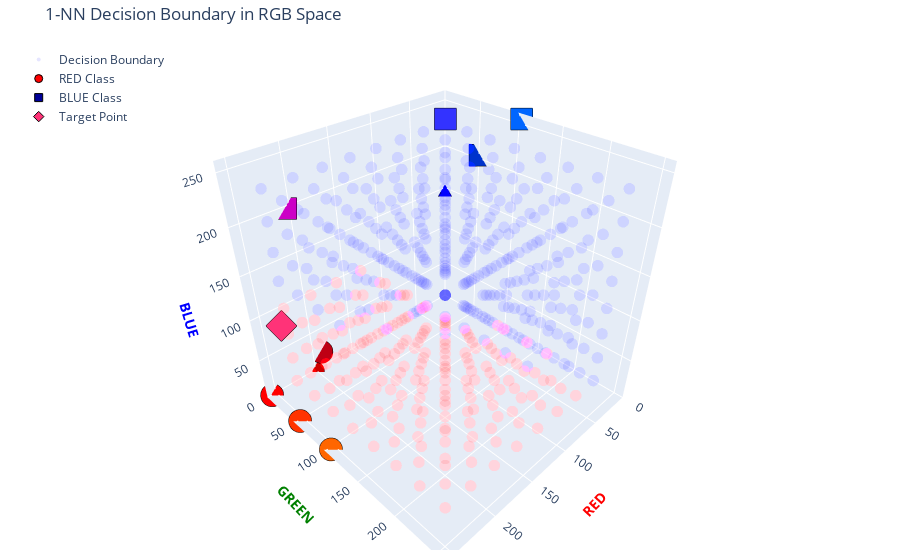

The notebook cell saved with this chart:
### Code cell
import numpy as np
import plotly.graph_objects as go
from scipy.spatial import KDTree

# Original data
data = [[[255,0,0],"RED"], [[255,51,0],"RED"], [[255,102,0],"RED"], 
        [[204,0,0],"RED"], [[190,0,20],"RED"], [[0,0,153],"BLUE"], 
        [[0,51,204],"BLUE"], [[51,51,255],"BLUE"], [[0,102,255], "BLUE"], 
        [[204,0,198],"BLUE"]]

# Prepare training data
points = np.array([d[0] for d in data])
labels = np.array([1 if d[1] == "RED" else 0 for d in data])  # 1=RED, 0=BLUE

# Create KDTree for 1-NN
tree = KDTree(points)

# Create a grid of points in RGB space
step = 32  # Larger step for performance, reduce for higher resolution
grid_r = np.arange(0, 256, step)
grid_g = np.arange(0, 256, step)
grid_b = np.arange(0, 256, step)
R, G, B = np.meshgrid(grid_r, grid_g, grid_b)
grid_points = np.vstack([R.ravel(), G.ravel(), B.ravel()]).T

# Predict class for each grid point
_, indices = tree.query(grid_points)
pred_labels = labels[indices]

# Create plot
fig1 = go.Figure()

# Add grid points (decision boundary)
fig1.add_trace(go.Scatter3d(
    x=grid_points[:, 0],
    y=grid_points[:, 1],
    z=grid_points[:, 2],
    mode='markers',
    marker=dict(
        size=4,
        color=pred_labels,
        colorscale=[[0, 'rgba(0,0,255,0.1)'], [1, 'rgba(255,0,0,0.1)']],
        line=dict(width=0)
    ),
    name='Decision Boundary'
))

# Add original points
red_points = np.array([d[0] for d in data if d[1] == "RED"])
blue_points = np.array([d[0] for d in data if d[1] == "BLUE"])
target_point =  np.array([[255,51,120]])

# RED points
fig1.add_trace(go.Scatter3d(
    x=red_points[:, 0],
    y=red_points[:, 1],
    z=red_points[:, 2],
    mode='markers',
    marker=dict(
        size=8,
        color=['rgb({},{},{})'.format(r,g,b) for r,g,b in red_points],
        line=dict(width=1, color='black')
    ),
    name='RED Class'
))

# BLUE points
fig1.add_trace(go.Scatter3d(
    x=blue_points[:, 0],
    y=blue_points[:, 1],
    z=blue_points[:, 2],
    mode='markers',
    marker=dict(
        size=8,
        color=['rgb({},{},{})'.format(r,g,b) for r,g,b in blue_points],
        symbol='square',
        line=dict(width=1, color='black')
    ),
    name='BLUE Class'
))

# Target point
fig1.add_trace(go.Scatter3d(
    x=target_point[:,0],
    y=target_point[:,1],
    z=target_point[:,2],
    mode='markers',
    marker=dict(
        size=8,
        color=['rgb({},{},{})'.format(r,g,b) for r,g,b in target_point],
        symbol='diamond',
        line=dict(width=1, color='black')
    ),
    name='Target Point'
))

# Configure layout
fig1.update_layout(
    scene=dict(
        xaxis=dict(title='<b>RED</b>', range=[0,260], titlefont=dict(color='red')),
        yaxis=dict(title='<b>GREEN</b>', range=[0,260], titlefont=dict(color='green')),
        zaxis=dict(title='<b>BLUE</b>', range=[0,260], titlefont=dict(color='blue')),
        aspectmode='cube'
    ),
    title='1-NN Decision Boundary in RGB Space',
    margin=dict(r=20, b=10, l=10, t=40),
    legend=dict(yanchor="top", y=0.99, xanchor="left", x=0.01)
)

fig1.show()

### Figure 1 — Plotly figure (JSON) as saved in the notebook; plotly's stock layout.template omitted (floating-point values rounded to 4 significant figures; data arrays with more than 128 entries replaced by an {"elided": "..."} marker saying what was removed)
{"data": [{"marker": {"color": {"elided": "512 int values"}, "colorscale": [[0, "rgba(0,0,255,0.1)"], [1, "rgba(255,0,0,0.1)"]], "line": {"width": 0}, "size": 4}, "mode": "markers", "name": "Decision Boundary", "type": "scatter3d", "x": {"elided": "512 int values"}, "y": {"elided": "512 int values"}, "z": {"elided": "512 int values"}}, {"marker": {"color": ["rgb(255,0,0)", "rgb(255,51,0)", "rgb(255,102,0)", "rgb(204,0,0)", "rgb(190,0,20)"], "line": {"color": "black", "width": 1}, "size": 8}, "mode": "markers", "name": "RED Class", "type": "scatter3d", "x": [255, 255, 255, 204, 190], "y": [0, 51, 102, 0, 0], "z": [0, 0, 0, 0, 20]}, {"marker": {"color": ["rgb(0,0,153)", "rgb(0,51,204)", "rgb(51,51,255)", "rgb(0,102,255)", "rgb(204,0,198)"], "line": {"color": "black", "width": 1}, "size": 8, "symbol": "square"}, "mode": "markers", "name": "BLUE Class", "type": "scatter3d", "x": [0, 0, 51, 0, 204], "y": [0, 51, 51, 102, 0], "z": [153, 204, 255, 255, 198]}, {"marker": {"color": ["rgb(255,51,120)"], "line": {"color": "black", "width": 1}, "size": 8, "symbol": "diamond"}, "mode": "markers", "name": "Target Point", "type": "scatter3d", "x": [255], "y": [51], "z": [120]}], "layout": {"autosize": true, "legend": {"x": 0.01, "xanchor": "left", "y": 0.99, "yanchor": "top"}, "margin": {"b": 10, "l": 10, "r": 20, "t": 40}, "scene": {"aspectmode": "cube", "aspectratio": {"x": 1, "y": 1, "z": 1}, "xaxis": {"range": [0, 260], "title": {"font": {"color": "red"}, "text": "<b>RED</b>"}, "type": "linear"}, "yaxis": {"range": [0, 260], "title": {"font": {"color": "green"}, "text": "<b>GREEN</b>"}, "type": "linear"}, "zaxis": {"range": [0, 260], "title": {"font": {"color": "blue"}, "text": "<b>BLUE</b>"}, "type": "linear"}}, "title": {"text": "1-NN Decision Boundary in RGB Space"}}}
